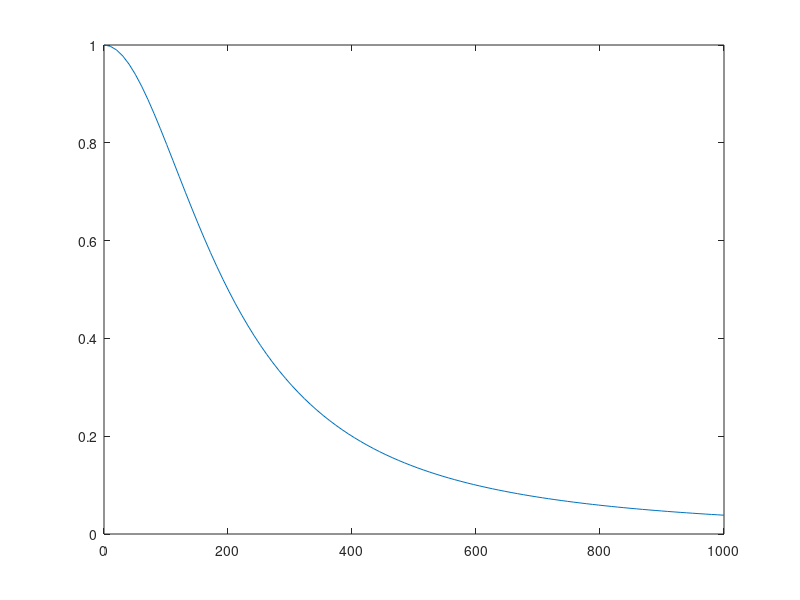

The MATLAB source for this figure: (Note: this script raises an error after producing the figure.)
close all;
clear variables;
clc;
addpath(genpath(pwd));
alpha = 0.005;
rbfG = @(r) exp(-(alpha*r).^2); 
rbfIQ = @(r) 1./(1 + (alpha* r).^2);

x=linspace(0,1000,100);
figure;
plot(x,rbfIQ(x));

load('centerPoints.mat')
load('haltonPoints.mat')
unit2DM81 = unitGrid(9);

neval =60;
gridX = linspace(0,1,neval);
gridY = linspace(0,1,neval);
[xe,ye] = meshgrid(gridX,gridY);
figure;
unit = unitGrid(20);
plot(haltonPoints500(:,1),haltonPoints500(:,2),'bo',unit2DM81(:,1),unit2DM81(:,2),'rx')

figure;
epoints = [xe(:) ye(:)];
[pf,pf_p,E,exact] = CalculateImpactOfEvaluationPoints(@franke, rbfG, haltonPoints81, unit2DM81,epoints);
% figure;
% surf(xe,ye,reshape(exact,neval,neval));
% hold on;
% surf(xe*1000,ye*1000,reshape(pf_p,neval,neval))

fview = [100,30]; % viewing angles for plot
PlotSurf(xe*1000,ye*1000,pf,neval,exact,E(1),fview)
figure;
PlotError2D(xe*1000,ye*1000,pf,exact,E(1),neval,fview);

